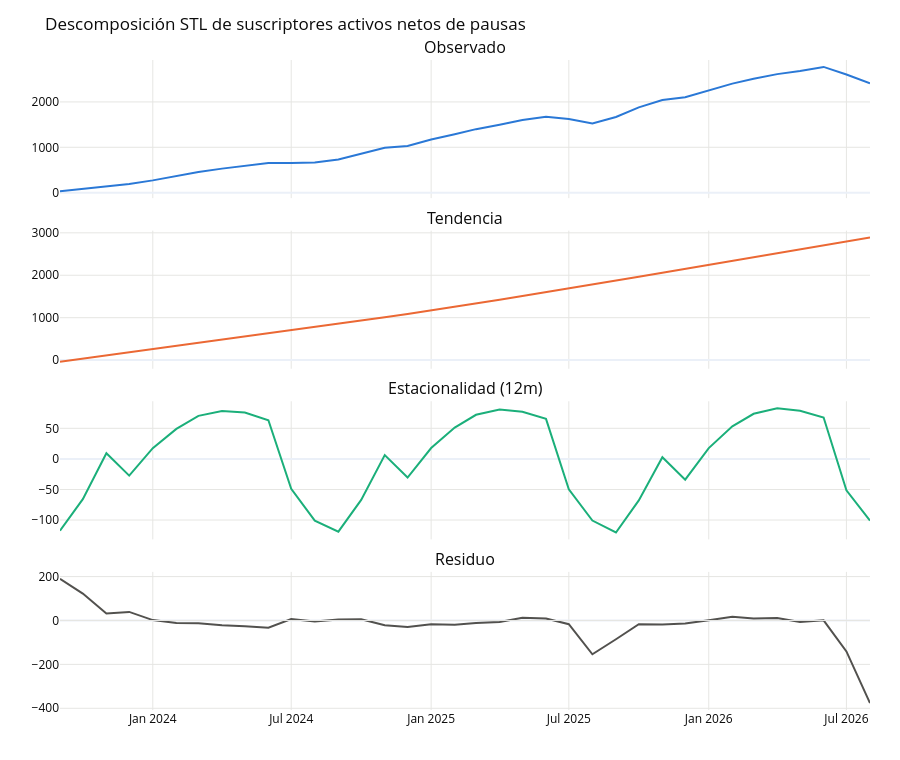

The code cell stored with this chart in its notebook:
### Markdown cell above
## 2. Descomposición

Se usan las utilidades compartidas de `analysis/utils_timeseries.py` para no repetir esta
lógica en las páginas 3 y 4.

### Code cell
decomposition = ts.stl_decompose(active, period=SEASON_LENGTH, robust=True)

print(f"Fuerza de la tendencia      F_T = {decomposition.trend_strength:.3f}")
print(f"Fuerza de la estacionalidad F_S = {decomposition.seasonal_strength[SEASON_LENGTH]:.3f}")

components = decomposition.to_frame()
fig = make_subplots(rows=4, cols=1, shared_xaxes=True, vertical_spacing=0.05,
                    subplot_titles=("Observado", "Tendencia", f"Estacionalidad ({SEASON_LENGTH}m)", "Residuo"))
for row, (col, color) in enumerate(
        [("observed", C_BLUE), ("trend", C_ORANGE),
         (f"seasonal_{SEASON_LENGTH}", C_AQUA), ("resid", C_MUTED)], start=1):
    fig.add_trace(go.Scatter(x=components.index, y=components[col].to_numpy(), mode="lines",
                             line=dict(color=color, width=2), showlegend=False), row=row, col=1)
fig.add_hline(y=0, line=dict(color=C_GRID, width=1), row=4, col=1)
layout = {k: v for k, v in PLOT_LAYOUT.items() if k not in ("height", "yaxis", "xaxis", "legend")}
fig.update_layout(**layout, height=760, showlegend=False,
                  title="Descomposición STL de suscriptores activos netos de pausas")
fig.update_xaxes(gridcolor=C_GRID); fig.update_yaxes(gridcolor=C_GRID)
fig.show()
